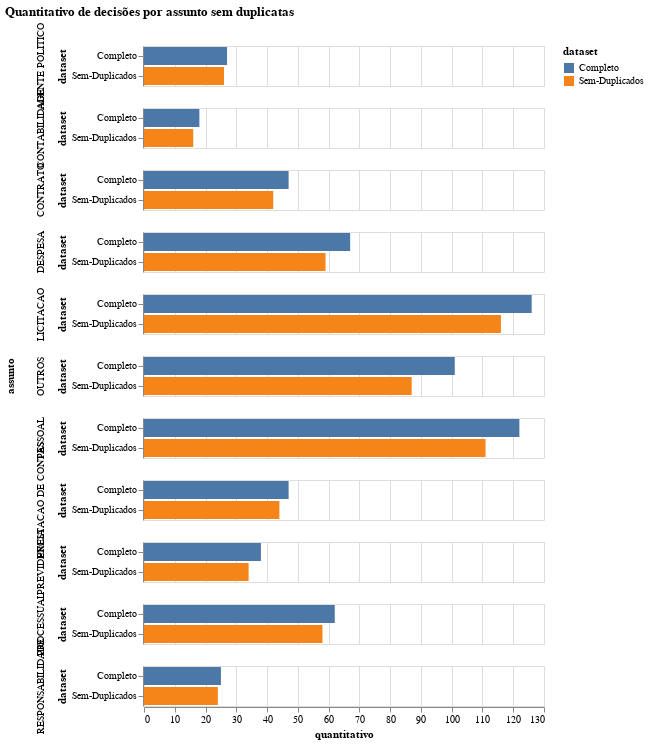

The code cell stored with this chart in its notebook:
### Code cell
qtde_compara = df_qtde_compara.groupby(['assunto', 'dataset'])['quantitativo']\
    .min()\
    .reset_index()\
    .rename(columns={'assunto_agrupado': 'assunto', 'arquivo' : 'quantitativo'})

alt.Chart(qtde_compara).mark_bar().encode(
    x="quantitativo:Q",
    y="dataset:O",
    color='dataset',
    row = 'assunto',
).properties(title='Quantitativo de decisões por assunto sem duplicatas'
).configure_mark(color='#40A89E'
)

### Figure 1 — Vega-Lite specification as saved in the notebook (floating-point values rounded to 4 significant figures)
{"config": {"view": {"continuousWidth": 400, "continuousHeight": 300}, "mark": {"color": "#40A89E"}}, "data": {"name": "data-126cf2dc165eda7aa4e53a3d820d76f6"}, "mark": "bar", "encoding": {"color": {"type": "nominal", "field": "dataset"}, "row": {"type": "nominal", "field": "assunto"}, "x": {"type": "quantitative", "field": "quantitativo"}, "y": {"type": "ordinal", "field": "dataset"}}, "title": "Quantitativo de decisões por assunto sem duplicatas", "$schema": "https://vega.github.io/schema/vega-lite/v4.8.1.json", "datasets": {"data-126cf2dc165eda7aa4e53a3d820d76f6": [{"assunto": "AGENTE POLITICO", "dataset": "Completo", "quantitativo": 27}, {"assunto": "AGENTE POLITICO", "dataset": "Sem-Duplicados", "quantitativo": 26}, {"assunto": "CONTABILIDADE", "dataset": "Completo", "quantitativo": 18}, {"assunto": "CONTABILIDADE", "dataset": "Sem-Duplicados", "quantitativo": 16}, {"assunto": "CONTRATO", "dataset": "Completo", "quantitativo": 47}, {"assunto": "CONTRATO", "dataset": "Sem-Duplicados", "quantitativo": 42}, {"assunto": "DESPESA", "dataset": "Completo", "quantitativo": 67}, {"assunto": "DESPESA", "dataset": "Sem-Duplicados", "quantitativo": 59}, {"assunto": "LICITACAO", "dataset": "Completo", "quantitativo": 126}, {"assunto": "LICITACAO", "dataset": "Sem-Duplicados", "quantitativo": 116}, {"assunto": "OUTROS", "dataset": "Completo", "quantitativo": 101}, {"assunto": "OUTROS", "dataset": "Sem-Duplicados", "quantitativo": 87}, {"assunto": "PESSOAL", "dataset": "Completo", "quantitativo": 122}, {"assunto": "PESSOAL", "dataset": "Sem-Duplicados", "quantitativo": 111}, {"assunto": "PRESTACAO DE CONTAS", "dataset": "Completo", "quantitativo": 47}, {"assunto": "PRESTACAO DE CONTAS", "dataset": "Sem-Duplicados", "quantitativo": 44}, {"assunto": "PREVIDENCIA", "dataset": "Completo", "quantitativo": 38}, {"assunto": "PREVIDENCIA", "dataset": "Sem-Duplicados", "quantitativo": 34}, {"assunto": "PROCESSUAL", "dataset": "Completo", "quantitativo": 62}, {"assunto": "PROCESSUAL", "dataset": "Sem-Duplicados", "quantitativo": 58}, {"assunto": "RESPONSABILIDADE", "dataset": "Completo", "quantitativo": 25}, {"assunto": "RESPONSABILIDADE", "dataset": "Sem-Duplicados", "quantitativo": 24}]}}
